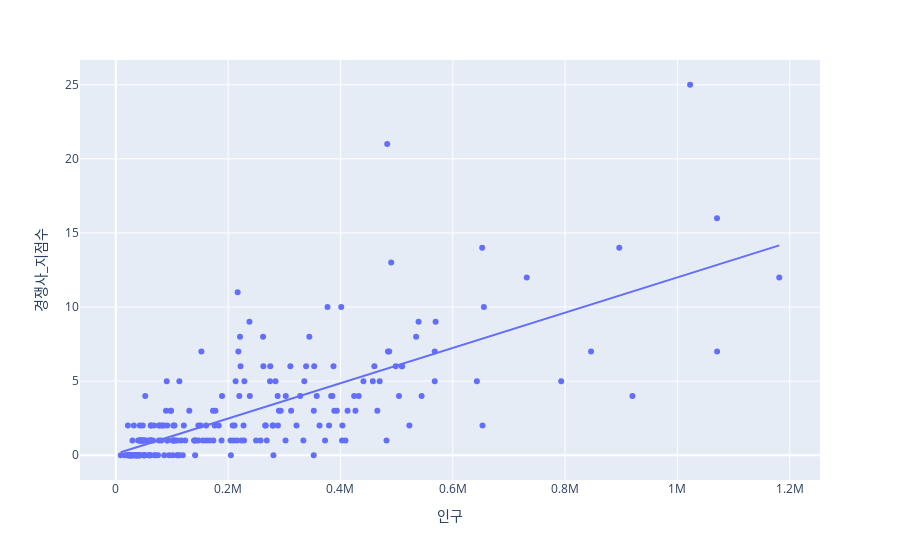

The code cell stored with this chart in its notebook:
### Code cell
fig = px.scatter(pop_2022, x = '인구', y = '경쟁사_지점수', trendline = 'ols')

fig.show()

### Figure 1 — Plotly figure (JSON) as saved in the notebook; plotly's stock layout.template omitted (floating-point values rounded to 4 significant figures; data arrays with more than 128 entries replaced by an {"elided": "..."} marker saying what was removed)
{"data": [{"hovertemplate": "인구=%{x}<br>경쟁사_지점수=%{y}<extra></extra>", "legendgroup": "", "marker": {"color": "#636efa", "symbol": "circle"}, "mode": "markers", "name": "", "orientation": "v", "showlegend": false, "type": "scatter", "x": {"elided": "229 int values"}, "xaxis": "x", "y": {"elided": "229 int values"}, "yaxis": "y"}, {"hovertemplate": "<b>OLS trendline</b><br>경쟁사_지점수 = 1.1908e-05 * 인구 + 0.0943577<br>R<sup>2</sup>=0.534952<br><br>인구=%{x}<br>경쟁사_지점수=%{y} <b>(trend)</b><extra></extra>", "legendgroup": "", "marker": {"color": "#636efa", "symbol": "circle"}, "mode": "lines", "name": "", "showlegend": false, "type": "scatter", "x": {"elided": "229 int values"}, "xaxis": "x", "y": {"elided": "229 float values"}, "yaxis": "y"}], "layout": {"legend": {"tracegroupgap": 0}, "margin": {"t": 60}, "xaxis": {"anchor": "y", "domain": [0, 1], "title": {"text": "인구"}}, "yaxis": {"anchor": "x", "domain": [0, 1], "title": {"text": "경쟁사_지점수"}}}}
